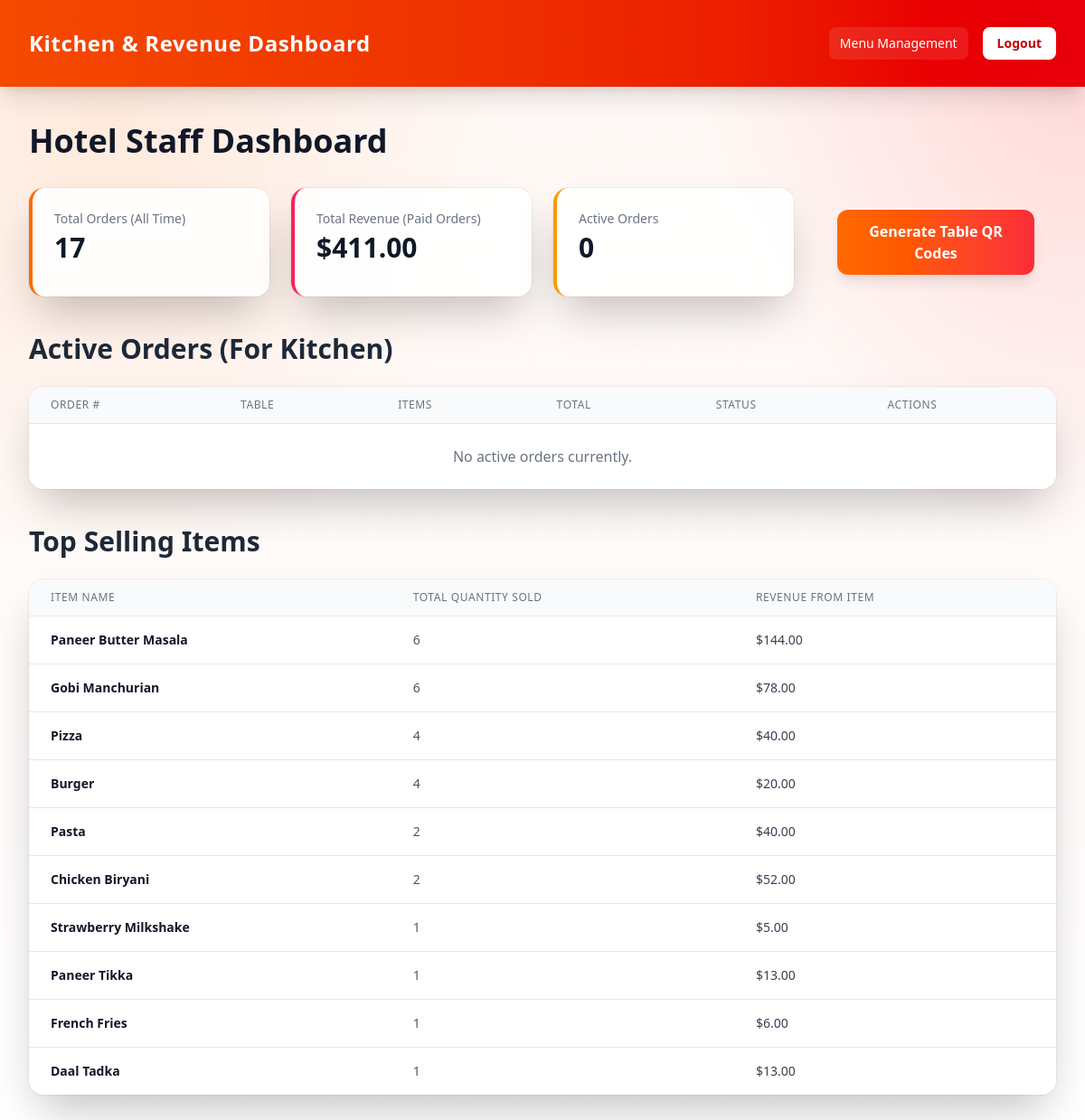
/management/dashboard/ (signed in), run on the app's committed database.
### myapp/models.py (models this page shows, shortened)
class OrderItem(models.Model):
    order = models.ForeignKey(Order, on_delete=models.CASCADE)
    item = models.ForeignKey(Item, on_delete=models.SET_NULL, null=True)
    item_name = models.CharField(max_length=100)
    item_price = models.DecimalField(max_digits=6, decimal_places=2)
    quantity = models.IntegerField(default=1)

### myapp/views.py (the view)
# urls.py: path('management/dashboard/', views.staff_dashboard, name='staff_dashboard'),
@login_required(login_url='login')
def staff_dashboard(request):
    all_orders_for_user = Order.objects.filter(
        orderitem__item__user_name=request.user
    ).distinct()
    active_orders = all_orders_for_user.filter(
        status__in=['Pending', 'Preparing']
    ).order_by('-created_at')
    total_orders_count = all_orders_for_user.count()
    total_revenue = all_orders_for_user.filter(
        is_paid=True
    ).aggregate(
        total=Sum('total_price')
    )['total'] or 0.00
    item_sales_report = OrderItem.objects.filter(
        item__user_name=request.user,
        order__is_paid=True # Only count paid orders for revenue/sales report
    ).values('item_name').annotate(
        total_quantity=Sum('quantity'),
        total_revenue=Sum(F('item_price') * F('quantity'), output_field=DecimalField())
    ).order_by('-total_quantity')
    context = {
        'active_orders': active_orders,
        'total_orders_count': total_orders_count,
        'total_revenue': total_revenue,
        'item_sales_report': item_sales_report,
    }
    return render(request, 'myapp/staff_dashboard.html', context)

### myapp/templates/myapp/staff_dashboard.html (shortened to what this page needs)
{% load static %}
<!DOCTYPE html>
<html lang="en">
<head>
  <script src="https://cdn.jsdelivr.net/npm/@tailwindcss/browser@4"></script>
</head>
<body class="min-h-dvh bg-[radial-gradient(50%_60%_at_10%_10%,#ffeadd_0%,transparent_70%),radial-gradient(60%_80%_at_100%_0%,#ffd6d6_0%,transparent_60%),linear-gradient(180deg,#fff7f3,#fff)]">
  <nav class="bg-gradient-to-r from-orange-600 to-red-600 text-white shadow-xl py-4">
    <div class="max-w-7xl mx-auto px-4 sm:px-6 lg:px-8">
      <div class="flex justify-between h-16 items-center">
        <a href="{% url 'myapp:staff_dashboard' %}" class="text-xl sm:text-2xl font-extrabold tracking-wide">
          Kitchen & Revenue Dashboard
        </a>
        <div class="flex items-center gap-3 sm:gap-4">
          <a href="{% url 'myapp:index' %}" class="px-3 py-2 rounded-lg text-sm font-medium bg-white/10 hover:bg-white/15">
            Menu Management
          </a>
          <a href="{% url 'logout' %}" class="px-4 py-2 rounded-lg text-sm font-semibold bg-white text-red-700 hover:text-white hover:bg-red-600 transition">
            Logout
          </a>
        </div>
      </div>
    </div>
  </nav>
  <div class="max-w-7xl mx-auto px-4 sm:px-6 lg:px-8 py-10">
    <h1 class="text-3xl sm:text-4xl font-extrabold text-gray-900 mb-8">Hotel Staff Dashboard</h1>
    <div class="grid grid-cols-1 md:grid-cols-4 gap-6 mb-10">
      <div class="bg-white/90 backdrop-blur-xl p-6 rounded-2xl shadow-2xl ring-1 ring-black/5 border-l-4 border-orange-500">
        <p class="text-sm font-medium text-gray-500">Total Orders (All Time)</p>
        <p class="text-3xl font-extrabold text-gray-900 mt-1">{{ total_orders_count }}</p>
      </div>
      <div class="bg-white/90 backdrop-blur-xl p-6 rounded-2xl shadow-2xl ring-1 ring-black/5 border-l-4 border-rose-500">
        <p class="text-sm font-medium text-gray-500">Total Revenue (Paid Orders)</p>
        <p class="text-3xl font-extrabold text-gray-900 mt-1">${{ total_revenue|floatformat:2 }}</p>
      </div>
      <div class="bg-white/90 backdrop-blur-xl p-6 rounded-2xl shadow-2xl ring-1 ring-black/5 border-l-4 border-amber-500">
        <p class="text-sm font-medium text-gray-500">Active Orders</p>
        <p class="text-3xl font-extrabold text-gray-900 mt-1">{{ active_orders|length }}</p>
      </div>
      <div class="p-6">
        <button onclick="document.getElementById('qr_modal').classList.remove('hidden')" class="w-full bg-gradient-to-r from-orange-500 to-red-500 hover:from-orange-600 hover:to-red-600 text-white font-bold py-3 px-6 rounded-xl transition shadow-lg">
          Generate Table QR Codes
        </button>
      </div>
    </div>
    <h2 class="text-2xl sm:text-3xl font-bold text-gray-800 mb-6">Active Orders (For Kitchen)</h2>
    <div class="bg-white/95 backdrop-blur-xl shadow-2xl rounded-2xl ring-1 ring-black/5 overflow-hidden mb-10">
      <table class="min-w-full divide-y divide-gray-200">
        <thead class="bg-gray-50">
          <tr>
            <th class="px-6 py-3 text-left text-xs font-medium text-gray-500 uppercase tracking-wider">Order #</th>
            <th class="px-6 py-3 text-left text-xs font-medium text-gray-500 uppercase tracking-wider">Table</th>
            <th class="px-6 py-3 text-left text-xs font-medium text-gray-500 uppercase tracking-wider">Items</th>
            <th class="px-6 py-3 text-left text-xs font-medium text-gray-500 uppercase tracking-wider">Total</th>
            <th class="px-6 py-3 text-left text-xs font-medium text-gray-500 uppercase tracking-wider">Status</th>
            <th class="px-6 py-3 text-left text-xs font-medium text-gray-500 uppercase tracking-wider">Actions</th>
          </tr>
        </thead>
        <tbody class="divide-y divide-gray-200">
          {% for order in active_orders %}
          <tr class="hover:bg-orange-50/40">
            <td class="px-6 py-4 whitespace-nowrap text-sm font-semibold text-gray-900">{{ order.id }}</td>
            <td class="px-6 py-4 whitespace-nowrap text-sm text-gray-600">{{ order.table_number|default:'N/A' }}</td>
            <td class="px-6 py-4 text-sm text-gray-600">
              {% for item in order.orderitem_set.all %}
                {{ item.quantity }}x {{ item.item_name }}<br>
              {% endfor %}
            </td>
            <td class="px-6 py-4 whitespace-nowrap text-lg font-bold text-emerald-600">${{ order.total_price|floatformat:2 }}</td>
            <td class="px-6 py-4 whitespace-nowrap">
              <span class="px-2 inline-flex text-xs leading-5 font-semibold rounded-full
                {% if order.status == 'Pending' %} bg-amber-100 text-amber-800
                {% elif order.status == 'Preparing' %} bg-orange-100 text-orange-800
                {% elif order.status == 'Completed' %} bg-emerald-100 text-emerald-800
                {% elif order.status == 'Cancelled' %} bg-rose-100 text-rose-800
                {% endif %}">
                {{ order.status }}
              </span>
            </td>
            <td class="px-6 py-4 whitespace-nowrap text-sm font-medium flex gap-3">
              {% if order.status == 'Pending' %}
                <a href="{% url 'myapp:update_order_status' order.id 'Preparing' %}" class="text-orange-700 hover:text-orange-800 font-semibold">Start Prep</a>
              {% elif order.status == 'Preparing' %}
                <a href="{% url 'myapp:update_order_status' order.id 'Completed' %}" class="text-emerald-700 hover:text-emerald-800 font-semibold">Mark Paid/Complete</a>
              {% endif %}
              <a href="{% url 'myapp:update_order_status' order.id 'Cancelled' %}" class="text-rose-700 hover:text-rose-800 font-semibold">Cancel</a>
            </td>
          </tr>
          {% empty %}
          <tr><td colspan="6" class="px-6 py-6 text-center text-gray-500">No active orders currently.</td></tr>
          {% endfor %}
        </tbody>
      </table>
    </div>
    <h2 class="text-2xl sm:text-3xl font-bold text-gray-800 mb-6">Top Selling Items</h2>
    <div class="bg-white/95 backdrop-blur-xl shadow-2xl rounded-2xl ring-1 ring-black/5 overflow-hidden">
      <table class="min-w-full divide-y divide-gray-200">
        <thead class="bg-gray-50">
          <tr>
            <th class="px-6 py-3 text-left text-xs font-medium text-gray-500 uppercase tracking-wider">Item Name</th>
            <th class="px-6 py-3 text-left text-xs font-medium text-gray-500 uppercase tracking-wider">Total Quantity Sold</th>
            <th class="px-6 py-3 text-left text-xs font-medium text-gray-500 uppercase tracking-wider">Revenue from Item</th>
          </tr>
        </thead>
        <tbody class="divide-y divide-gray-200">
          {% for item_sale in item_sales_report %}
          <tr class="hover:bg-orange-50/40">
            <td class="px-6 py-4 whitespace-nowrap text-sm font-semibold text-gray-900">{{ item_sale.item_name }}</td>
            <td class="px-6 py-4 whitespace-nowrap text-sm text-gray-600">{{ item_sale.total_quantity }}</td>
            <td class="px-6 py-4 whitespace-nowrap text-sm text-gray-700">${{ item_sale.total_revenue|floatformat:2 }}</td>
          </tr>
          {% empty %}
          <tr><td colspan="3" class="px-6 py-6 text-center text-gray-500">No sales data available.</td></tr>
          {% endfor %}
        </tbody>
      </table>
    </div>
  </div>
</body>
</html>

### data on the page
OrderItem: item_name "Burger", total_quantity "4", total_revenue "20.00"

### other printed values
{{ total_orders_count }} "17"
{{ total_revenue|floatformat:2 }} "411.00"
{{ active_orders|length }} "0"
{{ item_sale.item_name }} "Paneer Butter Masala" "Gobi Manchurian" "Pizza" "Pasta" "Chicken Biryani" "Strawberry Milkshake" "Paneer Tikka" "French Fries" "Daal Tadka"
{{ item_sale.total_quantity }} "6" "6" "4" "2" "2" "1" "1" "1" "1"
{{ item_sale.total_revenue|floatformat:2 }} "144.00" "78.00" "40.00" "40.00" "52.00" "5.00" "13.00" "6.00" "13.00"
